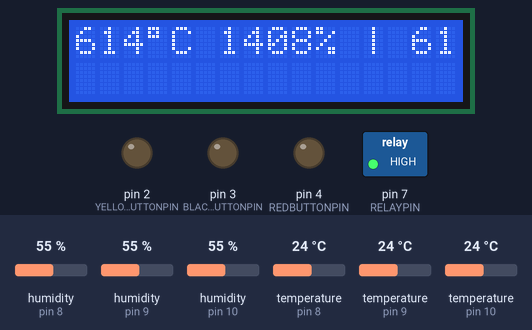
Recording of a sketch running on a simulated Arduino Uno, built with avr-gcc and run on an emulated ATmega328P. Shown: 16×2 character LCD, switched loads named in the sketch (green lamp = pin HIGH), output pins drawn as LEDs (lit = HIGH). Wiring (inferred from the names in the program): 3 × DHT11 sensor: data pin 8 / data pin 9 / data pin 10. Inputs (shaded band) come from the test bench; at power-on: humidity (sensors on pin 8, pin 9, pin 10) 55 %, temperature (sensors on pin 10, pin 8, pin 9) 24 °C.

Above: at 6.3 s.
6.4 s: humidity (sensor on pin 8) set to 22 %
At 8.3 s:
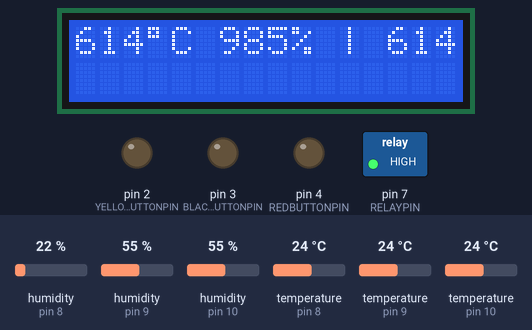
8.9 s: humidity (sensor on pin 9) set to 22 %
At 10.0 s:
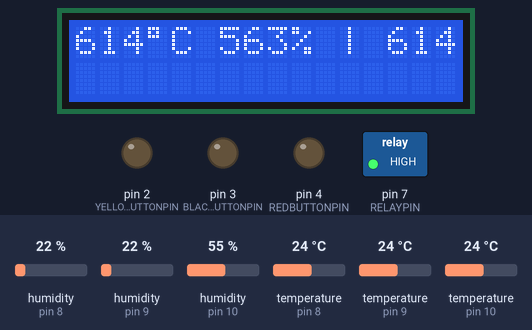
11.4 s: temperature (sensor on pin 10) set to 12 °C
At 12.9 s:
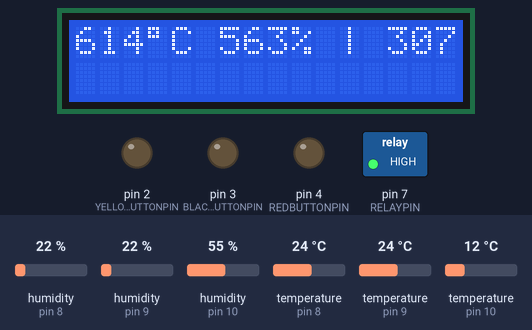
13.9 s: temperature (sensor on pin 8) set to 12 °C
At 14.6 s:
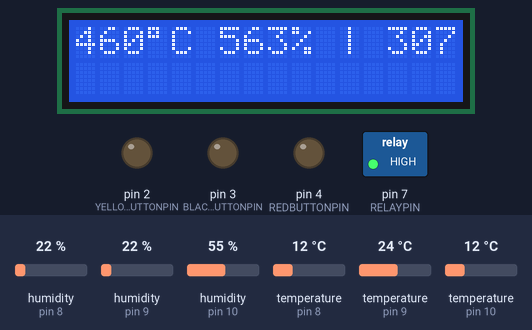
16.4 s: temperature (sensor on pin 9) set to 12 °C
At 19.2 s:
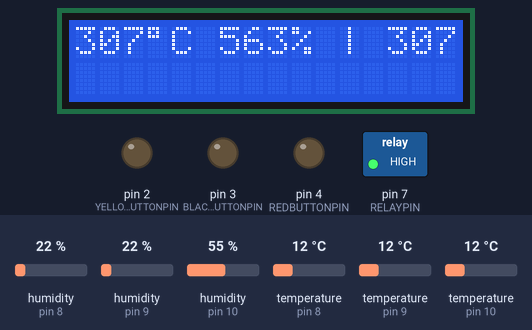
19.8 s: temperature (sensor on pin 10) set to 19 °C
At 20.9 s:
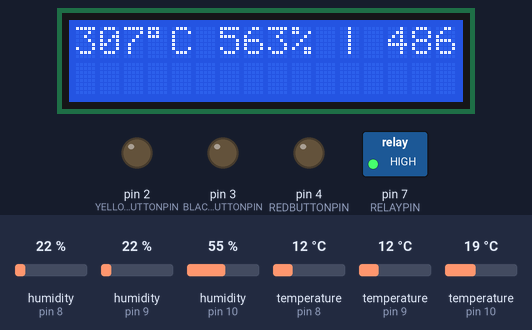
Timing chart, 0 to 22.8 s (numbered marks = the images above; inputs shaded):
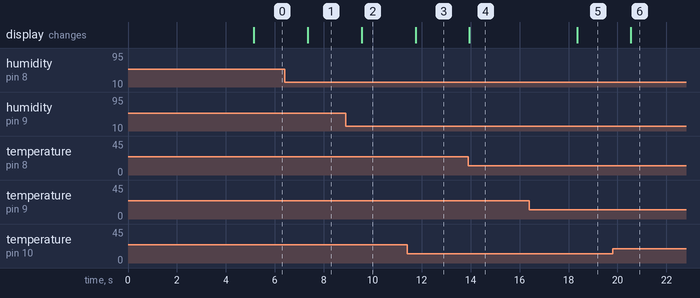

The sketch:

AACC.ino
```cpp
#include <Wire.h>
#include <LiquidCrystal_I2C.h>
#include <DHT.h>
#include <EEPROM.h>

#define YELLOWBUTTONPIN 2
#define BLACKBUTTONPIN 3
#define REDBUTTONPIN 4
#define RELAYPIN 7
#define SENSOR1PIN 8
#define SENSOR2PIN 9
#define SENSOR3PIN 10
#define TEMPERATURE_RESOLUTION 1
#define HUMIDITY_RESOLUTION 5
#define BUFFOR 2
#define DEGREES_SIGN 223

LiquidCrystal_I2C lcd(0x27, 2, 1, 0, 4, 5, 6, 7, 3, POSITIVE);
DHT sensor1;
DHT sensor2;
DHT sensor3;

int redButtonState;
int blackButtonState;
int yellowButtonState;
int relayState;
bool backLight = true;
bool printScreenFlag = false;
String mode;
signed char bufforMode = 0; // -2 : AC OFF; 2 : AC ON; 0 : buffor OFF
int addrSetMode = 0;
int addrSetTemperature = 1;
int addrSetHumidity = 2;
int setMode = EEPROM.read(0);
int setTemperature = EEPROM.read(1);
int setHumidity = EEPROM.read(2);

void setup() {
    lcd.begin(16,2);
    lcd.backlight();
    lcd.setCursor(0,0);
    lcd.print("AIR CONDITIONING");
    lcd.setCursor(5,1);
    lcd.print("CONTROL");
    sensor1.setup(SENSOR1PIN);
    sensor2.setup(SENSOR2PIN);
    sensor3.setup(SENSOR3PIN);
    pinMode(RELAYPIN, OUTPUT);
    digitalWrite(RELAYPIN, HIGH);
    pinMode(REDBUTTONPIN, OUTPUT);
    pinMode(BLACKBUTTONPIN, OUTPUT);
    pinMode(YELLOWBUTTONPIN, OUTPUT);
    delay(5000);
    lcd.clear();
}

int readTemperature(){
    int temperature1 = sensor1.getTemperature();
    int temperature2 = sensor2.getTemperature();
    int temperature = (temperature1+temperature2)/2;
    return temperature;
}

int readHumidity(){
    int humidity1 = sensor1.getHumidity();
    int humidity2 = sensor2.getHumidity();
    int humidity = (humidity1+humidity2)/2;
    return humidity;
}

void printFirstLine(int temperatureIn,int temperatureOut, int humidity){
    lcd.setCursor(0,0);
    lcd.print(temperatureIn);
    lcd.print((char) DEGREES_SIGN);
    lcd.print("C ");
    lcd.print(humidity);
    lcd.print("% | ");
    lcd.print(temperatureOut);
    lcd.print((char) DEGREES_SIGN);
    lcd.print("C ");
}

String changeMode(int temperature, int humidity){
    if (setMode == 3)
        setMode = 0;

    if (redButtonState == HIGH){
        setMode++;
        EEPROM.update(0, setMode);
    }

    if (setMode == 0){
        lcd.setCursor(0,1);
        lcd.print("OFF  HUMI:");
        lcd.print(setHumidity);
        lcd.print("%   ");
        digitalWrite(RELAYPIN, HIGH);
        bufforMode = 0;
        if (blackButtonState == HIGH && yellowButtonState == LOW) {
            setHumidity = setHumidity - HUMIDITY_RESOLUTION;
            EEPROM.update(2, setHumidity);
        }

        if (yellowButtonState == HIGH && blackButtonState == LOW) {
            setHumidity = setHumidity + HUMIDITY_RESOLUTION;
            EEPROM.update(2, setHumidity);
        }
    }
    else if (setMode == 1){
        lcd.setCursor(0,1);
        lcd.print("ON   HUMI:");
        lcd.print(setHumidity);
        lcd.print("%   ");
        digitalWrite(RELAYPIN, LOW);
        bufforMode = 0;
    }
    else if (setMode == 2){
        lcd.setCursor(0,1);
        if (humidity > setHumidity + bufforMode){
            digitalWrite(RELAYPIN, LOW);
            lcd.print("ON   ");
        }
        else if (setTemperature - bufforMode <= temperature){
            digitalWrite(RELAYPIN, LOW);
            lcd.setCursor(0,1);
            lcd.print("ON   ");
            bufforMode = 1;
        }
        else if (setTemperature + bufforMode > temperature){
            digitalWrite(RELAYPIN, HIGH);
            lcd.setCursor(0,0);
            lcd.print("OFF  ");
            bufforMode = -1;
        }

        lcd.print("AUTO:");
        lcd.print(setTemperature);
        lcd.print((char) DEGREES_SIGN);
        lcd.print("C  ");


        if (blackButtonState == HIGH && yellowButtonState == LOW) {
            setTemperature = setTemperature - TEMPERATURE_RESOLUTION;
            EEPROM.update(1, setTemperature);
        }

        if (yellowButtonState == HIGH && blackButtonState == LOW) {
            setTemperature = setTemperature + TEMPERATURE_RESOLUTION;
            EEPROM.update(1, setTemperature);
        }
    }
    return mode;

}

void changeLight(){
    if (blackButtonState == HIGH && yellowButtonState == HIGH){
          if (backLight == true){
              lcd.setBacklight(LOW);
              backLight = false;
          }
          else {
              lcd.setBacklight(HIGH);
              backLight = true;
          }
    }
}

void loop() {
    redButtonState = digitalRead(REDBUTTONPIN);
    blackButtonState = digitalRead(BLACKBUTTONPIN);
    yellowButtonState = digitalRead(YELLOWBUTTONPIN);
    relayState = digitalRead(RELAYPIN);
    int temperatureIn = readTemperature();
    int temperatureOut = sensor3.getTemperature();
    int humidity = readHumidity();
    changeMode(temperatureIn, humidity);
    changeLight();
    printFirstLine(temperatureIn, temperatureOut, humidity);
    delay(200);
}
```

DHT.h
```cpp
// (licence header left out)
#ifndef dht_h
#define dht_h

#if ARDUINO < 100
  #include <WProgram.h>
#else
  #include <Arduino.h>
#endif

class DHT
{
public:

  typedef enum {
    AUTO_DETECT,
    DHT11,
    DHT22,
    AM2302,  // Packaged DHT22
    RHT03    // Equivalent to DHT22
  }
  DHT_MODEL_t;

  typedef enum {
    ERROR_NONE = 0,
    ERROR_TIMEOUT,
    ERROR_CHECKSUM
  }
  DHT_ERROR_t;

  void setup(uint8_t pin, DHT_MODEL_t model=AUTO_DETECT);
  void resetTimer();

  float getTemperature();
  float getHumidity();

  DHT_ERROR_t getStatus() { return error; };
  const char* getStatusString();

  DHT_MODEL_t getModel() { return model; }

  int getMinimumSamplingPeriod() { return model == DHT11 ? 1000 : 2000; }

  int8_t getNumberOfDecimalsTemperature() { return model == DHT11 ? 0 : 1; };
  int8_t getLowerBoundTemperature() { return model == DHT11 ? 0 : -40; };
  int8_t getUpperBoundTemperature() { return model == DHT11 ? 50 : 125; };

  int8_t getNumberOfDecimalsHumidity() { return 0; };
  int8_t getLowerBoundHumidity() { return model == DHT11 ? 20 : 0; };
  int8_t getUpperBoundHumidity() { return model == DHT11 ? 90 : 100; };

  static float toFahrenheit(float fromCelcius) { return 1.8 * fromCelcius + 32.0; };
  static float toCelsius(float fromFahrenheit) { return (fromFahrenheit - 32.0) / 1.8; };

protected:
  void readSensor();

  float temperature;
  float humidity;

  uint8_t pin;

private:
  DHT_MODEL_t model;
  DHT_ERROR_t error;
  unsigned long lastReadTime;
};

#endif /*dht_h*/
```

Measured:
- after the input at 6.4 s, the display: changes after 0.95 s (image 1)
- after the input at 8.9 s, the display: changes after 0.65 s (image 2)
- after the input at 11.4 s, the display: changes after 0.35 s (image 3)
- after the input at 13.9 s, the display: changes after 0.05 s (image 4)
- after the input at 16.4 s, the display: changes after 2.0 s (image 5)
- after the input at 19.8 s, the display: changes after 0.75 s (image 6)
